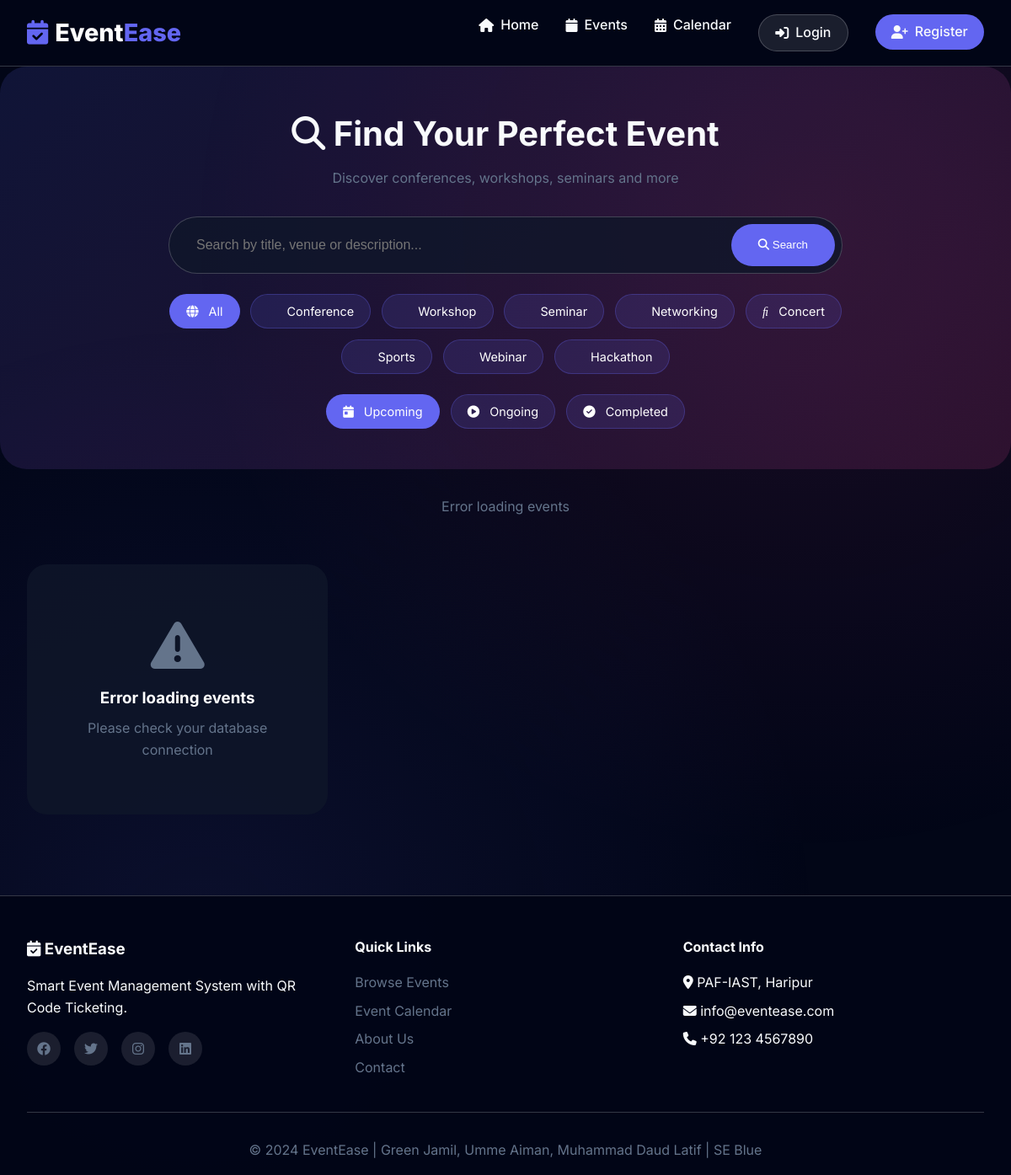
The page /all-events.php on the database its author committed.
### tables this page shows
CREATE TABLE categories (
    id INT PRIMARY KEY AUTO_INCREMENT,
    name VARCHAR(50) NOT NULL,
    icon VARCHAR(50) DEFAULT 'fa-calendar'
);

### all-events.php (the view, shortened to what this page needs)
<?php
include 'includes/page-header.php';
include 'config/db-connection.php';
?>
<section class="search-hero">
    <div class="search-container">
        <h1><i class="fas fa-search"></i> Find Your Perfect Event</h1>
        <p>Discover conferences, workshops, seminars and more</p>
        <div class="search-input-wrapper">
            <input type="text" id="liveSearch" placeholder="Search by title, venue or description...">
            <button onclick="loadEvents()"><i class="fas fa-search"></i> Search</button>
        </div>
        <div class="filter-chips" id="categoryChips">
            <div class="filter-chip active" data-cat="0">
                <i class="fas fa-globe"></i> All
            </div>
            <?php
            $cats = $conn->query("SELECT * FROM categories");
            while($cat = $cats->fetch_assoc()):
            ?>
            <div class="filter-chip" data-cat="<?php echo $cat['id']; ?>">
                <i class="<?php echo $cat['icon']; ?>"></i> <?php echo $cat['name']; ?>
            </div>
            <?php endwhile; ?>
        </div>
        <div class="filter-chips" id="statusChips">
            <div class="filter-chip active" data-status="upcoming">
                <i class="fas fa-calendar-day"></i> Upcoming
            </div>
            <div class="filter-chip" data-status="ongoing">
                <i class="fas fa-play-circle"></i> Ongoing
            </div>
            <div class="filter-chip" data-status="completed">
                <i class="fas fa-check-circle"></i> Completed
            </div>
        </div>
    </div>
</section>
<div class="results-count" id="resultsCount">Loading events...</div>
<div class="events-grid" id="eventsContainer"></div>
<?php include 'includes/page-footer.php'; ?>

### eventease-styles.css (style rules this page uses)
* { margin: 0; padding: 0; box-sizing: border-box; }
:root { --primary: #6366f1; --primary-dark: #4f46e5; --primary-light: #818cf8; --secondary: #ec4899; --dark: #0f172a; --darker: #020617; --light: #f8fafc; --gray: #64748b; --success: #10b981; --danger: #ef4444; --warning: #f59e0b; --glass: rgba(255, 255, 255, 0.1); --glass-border: rgba(255, 255, 255, 0.2); --card-bg: rgba(15, 23, 42, 0.8); }
body { font-family: 'Inter', sans-serif; background: var(--darker); color: var(--light); line-height: 1.6; }
body::before { content: ''; position: fixed; top: 0; left: 0; width: 100%; height: 100%; background: radial-gradient(circle at 20% 80%, rgba(99,102,241,0.1) 0%, transparent 50%), radial-gradient(circle at 80% 20%, rgba(236,72,153,0.1) 0%, transparent 50%); z-index: -2; }
.events-grid { display: grid; grid-template-columns: repeat(auto-fill, minmax(350px, 1fr)); gap: 2rem; max-width: 1400px; margin: 0 auto; padding: 2rem; }

### all-events.php (style rules this page uses)
.search-hero { background: linear-gradient(135deg, rgba(99,102,241,0.15), rgba(236,72,153,0.15)); border-radius: 32px; padding: 3rem 2rem; margin-bottom: 2rem; text-align: center; }
.search-hero h1 { font-size: 2.5rem; margin-bottom: 0.5rem; }
.search-hero p { color: #64748b; margin-bottom: 2rem; }
.search-container { max-width: 800px; margin: 0 auto; }
.search-input-wrapper { display: flex; gap: 1rem; background: rgba(15, 23, 42, 0.8); border-radius: 60px; padding: 0.5rem; border: 1px solid rgba(255,255,255,0.2); }
.search-input-wrapper input { flex: 1; background: transparent; border: none; padding: 1rem 1.5rem; color: white; font-size: 1rem; }
.search-input-wrapper button { background: #6366f1; border: none; padding: 0 2rem; border-radius: 50px; color: white; cursor: pointer; }
.filter-chips { display: flex; flex-wrap: wrap; gap: 0.8rem; justify-content: center; margin-top: 1.5rem; }
.filter-chip { background: rgba(99,102,241,0.15); border: 1px solid rgba(99,102,241,0.3); padding: 0.5rem 1.2rem; border-radius: 50px; cursor: pointer; font-size: 0.9rem; color: white; }
.filter-chip.active { background: #6366f1; }
.filter-chip i { margin-right: 0.5rem; }
.results-count { text-align: center; margin: 1.5rem 0; color: #64748b; }

### rows shown on the page
categories: name "Conference"
categories: name "Workshop"
categories: name "Seminar"
categories: name "Networking"
categories: name "Concert"
categories: name "Sports"
categories: name "Webinar"
categories: name "Hackathon"
